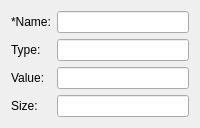
               <widget class="QWidget" name="variable_page">
                <layout class="QFormLayout" name="formLayout_2">
                 <item row="0" column="0">
                  <widget class="QLabel" name="varName_label">
                   <property name="text">
                    <string>*Name:</string>
                   </property>
                  </widget>
                 </item>
                 <item row="0" column="1">
                  <widget class="QLineEdit" name="varName_lineEdit"/>
                 </item>
                 <item row="1" column="0">
                  <widget class="QLabel" name="varType_label">
                   <property name="text">
                    <string>Type:</string>
                   </property>
                  </widget>
                 </item>
                 <item row="2" column="0">
                  <widget class="QLabel" name="varValue_label">
                   <property name="text">
                    <string>Value:</string>
                   </property>
                  </widget>
                 </item>
                 <item row="3" column="0">
                  <widget class="QLabel" name="varSize_label">
                   <property name="text">
                    <string>Size:</string>
                   </property>
                  </widget>
                 </item>
                 <item row="1" column="1">
                  <widget class="QLineEdit" name="varType_lineEdit"/>
                 </item>
                 <item row="2" column="1">
                  <widget class="QLineEdit" name="varValue_lineEdit"/>
                 </item>
                 <item row="3" column="1">
                  <widget class="QLineEdit" name="varSize_lineEdit"/>
                 </item>
                </layout>
               </widget>
